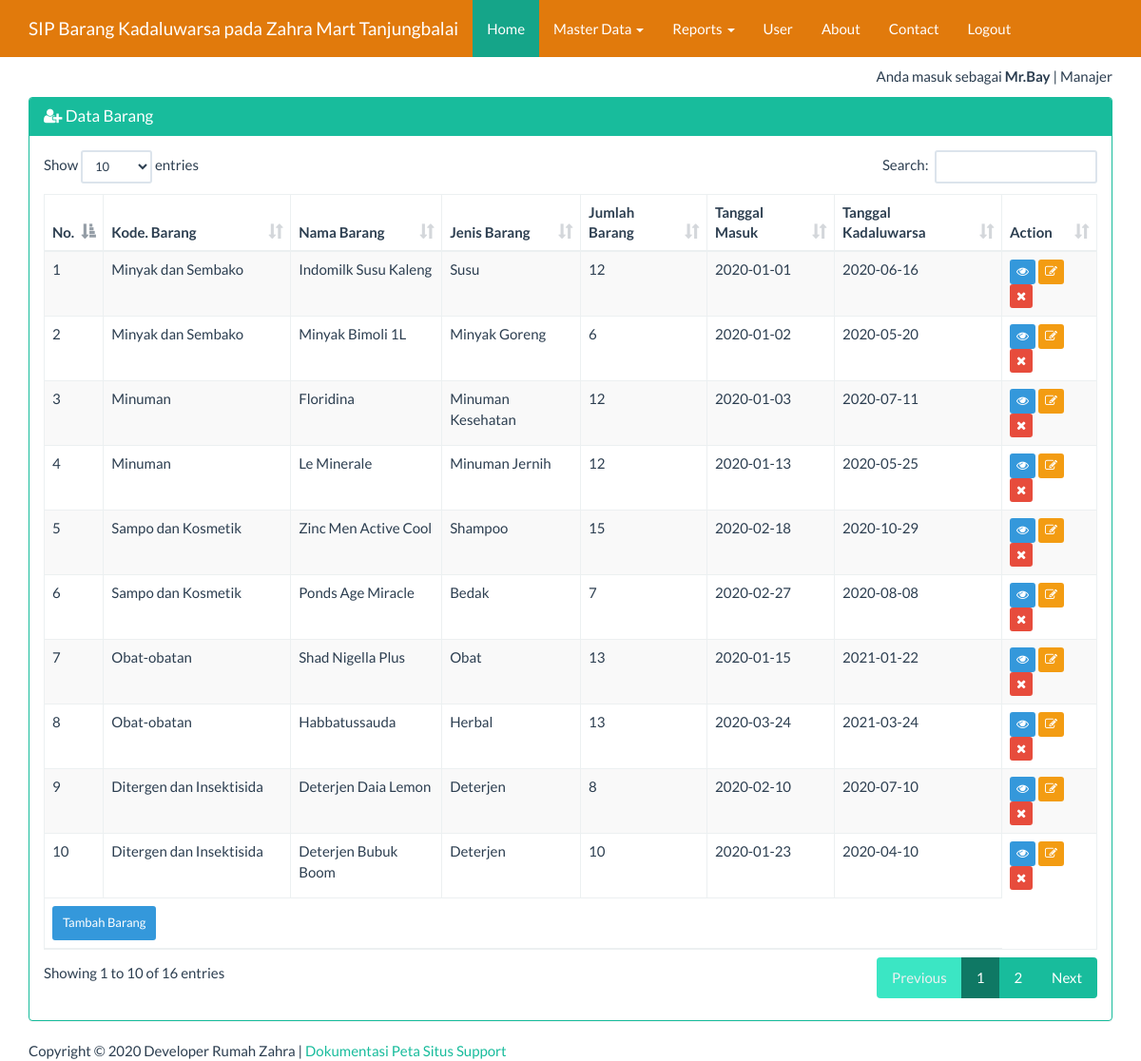
/index_admin.php?page=barang&actions=tampil (signed in), run on the app's committed database.
### tables this page shows
CREATE TABLE `tbl_barang` (
  `id` int(11) NOT NULL,
  `kode_barang` varchar(50) NOT NULL,
  `nama_barang` varchar(100) NOT NULL,
  `jenis_barang` varchar(100) NOT NULL,
  `jumlah_barang` int(10) NOT NULL,
  `tgl_masuk` date NOT NULL,
  `tgl_kadaluwarsa` date NOT NULL,
  `barcode` varchar(50) NOT NULL,
  `supplier` varchar(50) NOT NULL,
  `harga_beli` int(11) NOT NULL,
  `harga_jual` int(11) NOT NULL,
  `harga_member` varchar(11) NOT NULL
);

### views/barang_tampil.php (the view, shortened to what this page needs)
<div class="container">
    <div class="row">
        <div class="col-xs-12">
            <div class="panel panel-success">
                <div class="panel-heading">
                    <h3 class="panel-title"><span class="fa fa-user-plus"></span> Data Barang </h3>
                </div>
                <div class="panel-body">
                    <table id="dtskripsi" class="table table-bordered table-striped table-hover">
                        <thead>
                            <tr>
                                <th>No. </th><th>Kode. Barang</th><th>Nama Barang</th><th>Jenis Barang</th><th>Jumlah Barang</th><th>Tanggal Masuk</th><th>Tanggal Kadaluwarsa</th><th>Action</th>
                            </tr>
                        </thead>
                        <tbody>
                            <?php
                            $sql = "SELECT * FROM tbl_barang";
                            $query = mysqli_query($koneksi, $sql) or die("SQL Anda Salah");
                            $nomor = 0;
                            while ($data = mysqli_fetch_array($query)) {
                                $nomor++;
                                ?>
                                <tr>
                                    <td><?= $nomor ?></td>
                                    <td><?= $data['kode_barang'] ?></td>
                                    <td><?= $data['nama_barang'] ?></td>
                                    <td><?= $data['jenis_barang'] ?></td>
                                    <td><?= $data['jumlah_barang'] ?></td>
                                    <td><?= $data['tgl_masuk'] ?></td>
                                    <td><?= $data['tgl_kadaluwarsa'] ?></td>
                                    <td>
                                        <a href="?page=barang&actions=detail&id=<?= $data['kode_barang'] ?>" class="btn btn-info btn-xs">
                                            <span class="fa fa-eye"></span>
                                        </a>
                                        <a href="?page=barang&actions=edit&id=<?= $data['id'] ?>" class="btn btn-warning btn-xs">
                                            <span class="fa fa-edit"></span>
                                        </a>
                                        <a href="?page=barang&actions=delete&id=<?= $data['id'] ?>" class="btn btn-danger btn-xs">
                                            <span class="fa fa-remove"></span>
                                        </a>
                                    </td>
                                </tr>
                            <?php } ?>
                        </tbody>
                        <tfoot>
                            <tr>
                                <td colspan="7">
                                    <a href="?page=barang&actions=tambah" class="btn btn-info btn-sm">
                                        Tambah Barang
                                    </a>
                                </td>
                            </tr>
                        </tfoot>
                    </table>
                </div>
            </div>
        </div>
    </div>
</div>

### index_admin.php (style rules this page uses)
body { margin-top:70px; }

### data on the page
tbl_barang: kode_barang "Minyak dan Sembako", nama_barang "Indomilk Susu Kaleng", jenis_barang "Susu", jumlah_barang "12", tgl_masuk "2020-01-01", tgl_kadaluwarsa "2020-06-16"
tbl_barang: kode_barang "Minyak dan Sembako", nama_barang "Minyak Bimoli 1L", jenis_barang "Minyak Goreng", jumlah_barang "6", tgl_masuk "2020-01-02", tgl_kadaluwarsa "2020-05-20"
tbl_barang: kode_barang "Minuman", nama_barang "Floridina", jenis_barang "Minuman Kesehatan", jumlah_barang "12", tgl_masuk "2020-01-03", tgl_kadaluwarsa "2020-07-11"
tbl_barang: kode_barang "Minuman", nama_barang "Le Minerale", jenis_barang "Minuman Jernih", jumlah_barang "12", tgl_masuk "2020-01-13", tgl_kadaluwarsa "2020-05-25"
tbl_barang: kode_barang "Sampo dan Kosmetik", nama_barang "Zinc Men Active Cool", jenis_barang "Shampoo", jumlah_barang "15", tgl_masuk "2020-02-18", tgl_kadaluwarsa "2020-10-29"
tbl_barang: kode_barang "Sampo dan Kosmetik", nama_barang "Ponds Age Miracle", jenis_barang "Bedak", jumlah_barang "7", tgl_masuk "2020-02-27", tgl_kadaluwarsa "2020-08-08"
tbl_barang: kode_barang "Obat-obatan", nama_barang "Shad Nigella Plus", jenis_barang "Obat", jumlah_barang "13", tgl_masuk "2020-01-15", tgl_kadaluwarsa "2021-01-22"
tbl_barang: kode_barang "Obat-obatan", nama_barang "Habbatussauda", jenis_barang "Herbal", jumlah_barang "13", tgl_masuk "2020-03-24", tgl_kadaluwarsa "2021-03-24"
tbl_barang: kode_barang "Ditergen dan Insektisida", nama_barang "Deterjen Daia Lemon", jenis_barang "Deterjen", jumlah_barang "8", tgl_masuk "2020-02-10", tgl_kadaluwarsa "2020-07-10"
tbl_barang: kode_barang "Ditergen dan Insektisida", nama_barang "Deterjen Bubuk Boom", jenis_barang "Deterjen", jumlah_barang "10", tgl_masuk "2020-01-23", tgl_kadaluwarsa "2020-04-10"

### other printed values
$_SESSION['username'] "Mr.Bay"
$_SESSION['ket'] "Manajer"
